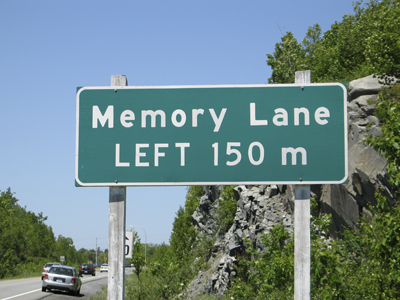
#> input picture roughnote/corner_detectors/sofsign.jpg, 400 x 300 px
$ python opencv_harris_comparison.py   (Python 2 division)
#> lines starting #> are read from the running program, lines starting #| are printed output that depends on the picture; after the words box and inside, x2 and y2 are one past the last pixel; in counts of white or black regions, pixels touching at a corner belong together
""" Rough implementation of Harris Corner Detector and Shi-Tomasi
More faster than Harris.py (>10x) """

import cv2,time,sys
import numpy as np
from matplotlib import pyplot as plt

img = cv2.imread('sofsign.jpg',0)
#> img: shape (300, 400); min 2, max 255, mean 128.5
img2 = img.copy() # for opencv
#img = cv2.equalizeHist(img)
rows,cols = img.shape
#> rows = 300; cols = 400
img = cv2.GaussianBlur(img,(5,5),1)
t = time.time()
# Find Ix, Iy
Ix = cv2.Sobel(img,5,1,0)
Iy = cv2.Sobel(img,5,0,1)
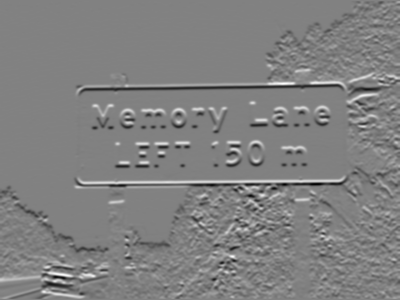
#> Iy: shape (300, 400) float32; min -475, max 463, mean -1.1; drawn with min black and max white

# Find Ix2, Iy2, IxIy
Ix2 = Ix*Ix
Iy2 = Iy*Iy
IxIy = Ix*Iy

# Convolve them with a larger Gaussian Window
a = Ix2 = cv2.GaussianBlur(Ix2,(5,5),1)
d = Iy2 = cv2.GaussianBlur(Iy2,(5,5),1)
b = c = IxIy = cv2.GaussianBlur(IxIy,(5,5),1)
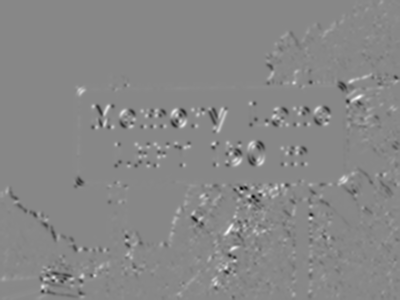
#> b: shape (300, 400) float32; min -50637.8, max 44339.8, mean 14.2; drawn with min black and max white

Trace = a+d
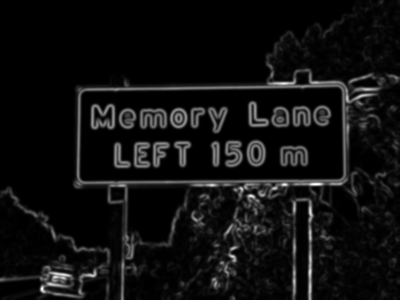
#> Trace: shape (300, 400) float32; min 0, max 139446.1, mean 8910.5; drawn with min black and max white
Det = a*d - np.square(b)

#R = np.abs(Trace-0.04*np.square(Det))
R = Det/(Trace+1)

cv2.normalize(R,R,0,1,cv2.NORM_MINMAX)
R = np.where(R>0.7,255,0)
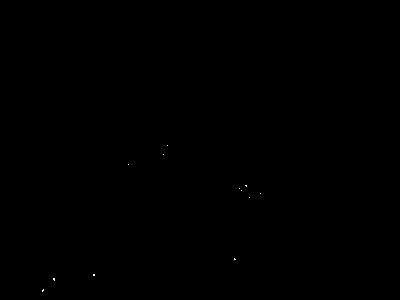
#> R: shape (300, 400) int64; 0.02% white in thin lines or dots, all inside (x1, y1, x2, y2) = (42, 145, 261, 292)
R = np.uint8(R)

t2 = time.time()
print " time taken self:", t2 - t

img = cv2.cvtColor(img,cv2.COLOR_GRAY2BGR)
#> img: shape (300, 400, 3)
contours, hierarchy = cv2.findContours(R,cv2.RETR_LIST,cv2.CHAIN_APPROX_SIMPLE)
#> contours = 12 contours, all with area under 20
for cnt in contours:
    m = cv2.moments(cnt)
    if m['m00'] != 0:
        x = int(m['m10']/m['m00'])
        y = int(m['m01']/m['m00'])
    else:
        x,y = cnt.flatten()[:2]
    cv2.circle(img,(x,y),2,255,-1)
#> this loop made 12 passes
#> (cnt, x, y) on passes 1, 2, 3, 4, 9: ([[43, 289], [42, 290], [42, 291], [43, 290]], 42, 290), ([[53, 278], [53, 279], [54, 280], [54, 278]], 53, 278), ([[93, 274], [93, 275], [94, 275], [94, 274]], 93, 274), ([[234, 258], [234, 259], [235, 259]], 234, 258), ([[245, 185], [246, 186], [246, 185]], 245, 185)
#> (x, y) on passes 5, 6, 7, 8, 10, 11: (249, 197), (260, 193), (241, 190), (239, 188), (128, 164), (163, 154)
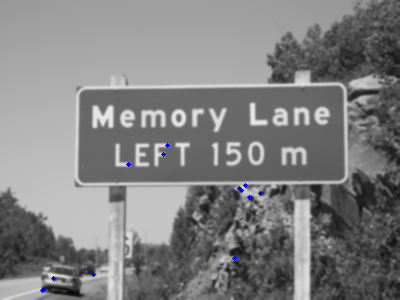
#> img: shape (300, 400, 3); mean B, G, R 128.7, 128.3, 128.3


cv2.imshow("my_implementation",R)
cv2.imshow('img',img)

################### OPENCV PART #################
t = time.time()
dst = cv2.cornerHarris(img2,5,5,0.04)
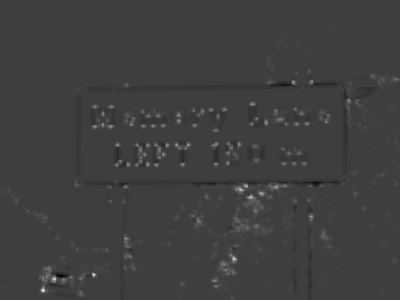
#> dst: shape (300, 400) float32; min -0.263, max 0.816, mean 0.00433; drawn with min black and max white
dst = cv2.preCornerDetect(img2,5)
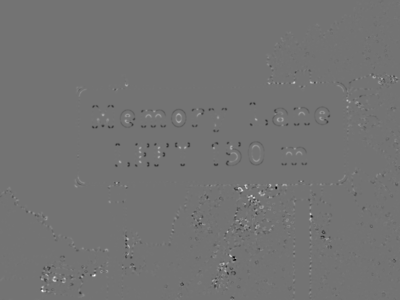
#> dst: shape (300, 400) float32; min -1.89, max 2.27, mean -0.00163; drawn with min black and max white
t2 = time.time()
ret,dst = cv2.threshold(dst,0.7*dst.max(),255,0)
#> dst: shape (300, 400) float32; 0% white in thin lines or dots, all inside (x1, y1, x2, y2) = (42, 190, 243, 292)
#> ret = 1.59
#dst = cv2.preCornerDetect(img2,3)
print "opencv time : ",t2 - t
cv2.imshow("opencv",dst)
cv2.waitKey(0)
cv2.destroyAllWindows()

$ run again, with roughnote/corner_detectors/home_2.jpg copied over roughnote/corner_detectors/sofsign.jpg
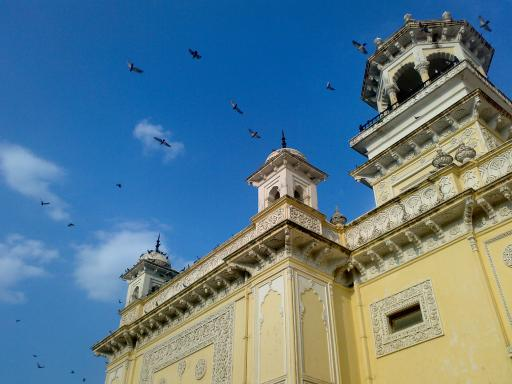
#> input picture roughnote/corner_detectors/home_2.jpg, 512 x 384 px
#> contours = 3 contours, all with area under 20
#> the loop `for cnt in contours:` made 3 passes
#> (cnt, x, y) on passes 1, 3: ([[369, 157], [369, 158], [370, 158], [370, 157]], 369, 157), ([[423, 80], [423, 81], [424, 82], [423, 81]], 423, 80)
#> after the loop `for cnt in contours:`:
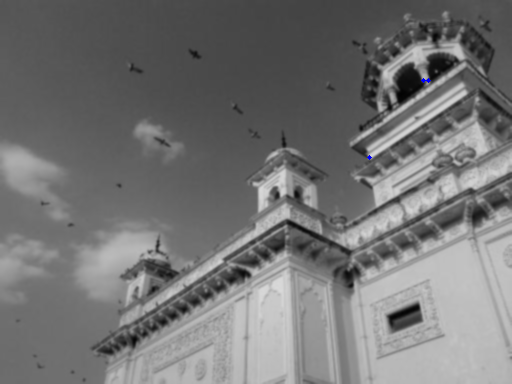
#> img: shape (384, 512, 3); mean B, G, R 116.2, 116.2, 116.2
#> `dst = cv2.preCornerDetect(img2,5)`:
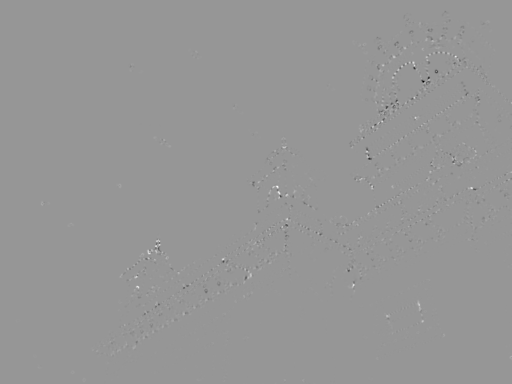
#> dst: shape (384, 512) float32; min -1.89, max 1.31, mean -8.82e-05; drawn with min black and max white
#> ret = 0.918
